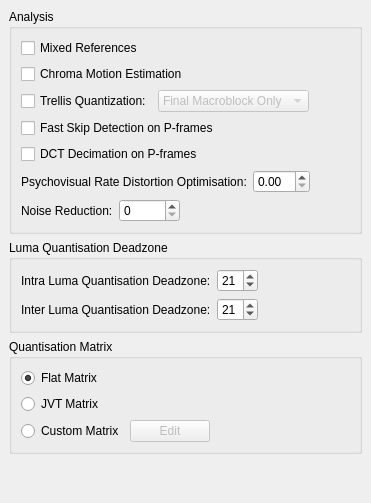
     <widget class="QWidget" name="tab_5" >
      <attribute name="title" >
       <string>Analysis</string>
      </attribute>
      <layout class="QVBoxLayout" >
       <property name="margin" >
        <number>9</number>
       </property>
       <property name="spacing" >
        <number>6</number>
       </property>
       <item>
        <widget class="QGroupBox" name="groupBox_12" >
         <property name="title" >
          <string>Analysis</string>
         </property>
         <layout class="QVBoxLayout" >
          <property name="margin" >
           <number>9</number>
          </property>
          <property name="spacing" >
           <number>6</number>
          </property>
          <item>
           <widget class="QCheckBox" name="mixedRefsCheckBox" >
            <property name="text" >
             <string>Mixed References</string>
            </property>
           </widget>
          </item>
          <item>
           <widget class="QCheckBox" name="chromaMotionEstCheckBox" >
            <property name="text" >
             <string>Chroma Motion Estimation</string>
            </property>
           </widget>
          </item>
          <item>
           <layout class="QHBoxLayout" >
            <property name="margin" >
             <number>0</number>
            </property>
            <property name="spacing" >
             <number>6</number>
            </property>
            <item>
             <widget class="QCheckBox" name="trellisCheckBox" >
              <property name="text" >
               <string>Trellis Quantization:</string>
              </property>
             </widget>
            </item>
            <item>
             <widget class="QComboBox" name="trellisComboBox" >
              <property name="enabled" >
               <bool>false</bool>
              </property>
              <item>
               <property name="text" >
                <string>Final Macroblock Only</string>
               </property>
              </item>
              <item>
               <property name="text" >
                <string>Always On</string>
               </property>
              </item>
             </widget>
            </item>
            <item>
             <spacer>
              <property name="orientation" >
               <enum>Qt::Horizontal</enum>
              </property>
              <property name="sizeHint" >
               <size>
                <width>40</width>
                <height>20</height>
               </size>
              </property>
             </spacer>
            </item>
           </layout>
          </item>
          <item>
           <widget class="QCheckBox" name="fastPSkipCheckBox" >
            <property name="text" >
             <string>Fast Skip Detection on P-frames</string>
            </property>
           </widget>
          </item>
          <item>
           <widget class="QCheckBox" name="dctDecimateCheckBox" >
            <property name="text" >
             <string>DCT Decimation on P-frames</string>
            </property>
           </widget>
          </item>
          <item>
           <layout class="QHBoxLayout" >
            <property name="margin" >
             <number>0</number>
            </property>
            <property name="spacing" >
             <number>6</number>
            </property>
            <item>
             <widget class="QLabel" name="lblPsychoRDO" >
              <property name="text" >
               <string>Psychovisual Rate Distortion Optimisation:</string>
              </property>
             </widget>
            </item>
            <item>
             <widget class="QDoubleSpinBox" name="psychoRdoSpinBox" >
              <property name="maximum" >
               <double>10.000000000000000</double>
              </property>
              <property name="singleStep" >
               <double>0.100000000000000</double>
              </property>
             </widget>
            </item>
            <item>
             <spacer>
              <property name="orientation" >
               <enum>Qt::Horizontal</enum>
              </property>
              <property name="sizeHint" >
               <size>
                <width>40</width>
                <height>20</height>
               </size>
              </property>
             </spacer>
            </item>
           </layout>
          </item>
          <item>
           <layout class="QHBoxLayout" >
            <property name="margin" >
             <number>0</number>
            </property>
            <property name="spacing" >
             <number>6</number>
            </property>
            <item>
             <widget class="QLabel" name="label_42" >
              <property name="text" >
               <string>Noise Reduction:</string>
              </property>
             </widget>
            </item>
            <item>
             <widget class="QSpinBox" name="noiseReductionSpinBox" >
              <property name="maximum" >
               <number>65536</number>
              </property>
             </widget>
            </item>
            <item>
             <spacer>
              <property name="orientation" >
               <enum>Qt::Horizontal</enum>
              </property>
              <property name="sizeHint" >
               <size>
                <width>40</width>
                <height>20</height>
               </size>
              </property>
             </spacer>
            </item>
           </layout>
          </item>
         </layout>
        </widget>
       </item>
       <item>
        <widget class="QGroupBox" name="groupBox_13" >
         <property name="title" >
          <string>Luma Quantisation Deadzone</string>
         </property>
         <layout class="QVBoxLayout" >
          <property name="margin" >
           <number>9</number>
          </property>
          <property name="spacing" >
           <number>6</number>
          </property>
          <item>
           <layout class="QGridLayout" >
            <property name="margin" >
             <number>0</number>
            </property>
            <property name="spacing" >
             <number>6</number>
            </property>
            <item row="0" column="0" >
             <widget class="QLabel" name="label_44" >
              <property name="text" >
               <string>Intra Luma Quantisation Deadzone:</string>
              </property>
             </widget>
            </item>
            <item row="1" column="0" >
             <widget class="QLabel" name="label_43" >
              <property name="text" >
               <string>Inter Luma Quantisation Deadzone:</string>
              </property>
             </widget>
            </item>
            <item row="0" column="1" >
             <layout class="QHBoxLayout" >
              <property name="margin" >
               <number>0</number>
              </property>
              <property name="spacing" >
               <number>6</number>
              </property>
              <item>
               <widget class="QSpinBox" name="intraLumaSpinBox" >
                <property name="maximum" >
                 <number>32</number>
                </property>
                <property name="value" >
                 <number>21</number>
                </property>
               </widget>
              </item>
              <item>
               <spacer>
                <property name="orientation" >
                 <enum>Qt::Horizontal</enum>
                </property>
                <property name="sizeHint" >
                 <size>
                  <width>40</width>
                  <height>20</height>
                 </size>
                </property>
               </spacer>
              </item>
             </layout>
            </item>
            <item row="1" column="1" >
             <layout class="QHBoxLayout" >
              <property name="margin" >
               <number>0</number>
              </property>
              <property name="spacing" >
               <number>6</number>
              </property>
              <item>
               <widget class="QSpinBox" name="interLumaSpinBox" >
                <property name="maximum" >
                 <number>32</number>
                </property>
                <property name="value" >
                 <number>21</number>
                </property>
               </widget>
              </item>
              <item>
               <spacer>
                <property name="orientation" >
                 <enum>Qt::Horizontal</enum>
                </property>
                <property name="sizeHint" >
                 <size>
                  <width>40</width>
                  <height>20</height>
                 </size>
                </property>
               </spacer>
              </item>
             </layout>
            </item>
           </layout>
          </item>
         </layout>
        </widget>
       </item>
       <item>
        <widget class="QGroupBox" name="groupBox_14" >
         <property name="title" >
          <string>Quantisation Matrix</string>
         </property>
         <layout class="QVBoxLayout" >
          <property name="margin" >
           <number>9</number>
          </property>
          <property name="spacing" >
           <number>6</number>
          </property>
          <item>
           <layout class="QVBoxLayout" >
            <property name="margin" >
             <number>0</number>
            </property>
            <property name="spacing" >
             <number>6</number>
            </property>
            <item>
             <widget class="QRadioButton" name="matrixFlatRadioButton" >
              <property name="text" >
               <string>Flat Matrix</string>
              </property>
              <property name="checked" >
               <bool>true</bool>
              </property>
             </widget>
            </item>
            <item>
             <widget class="QRadioButton" name="matrixJvtRadioButton" >
              <property name="text" >
               <string>JVT Matrix</string>
              </property>
             </widget>
            </item>
            <item>
             <layout class="QHBoxLayout" >
              <property name="margin" >
               <number>0</number>
              </property>
              <property name="spacing" >
               <number>6</number>
              </property>
              <item>
               <widget class="QRadioButton" name="matrixCustomRadioButton" >
                <property name="text" >
                 <string>Custom Matrix</string>
                </property>
               </widget>
              </item>
              <item>
               <widget class="QPushButton" name="matrixCustomEditButton" >
                <property name="enabled" >
                 <bool>false</bool>
                </property>
                <property name="text" >
                 <string>Edit</string>
                </property>
               </widget>
              </item>
              <item>
               <spacer>
                <property name="orientation" >
                 <enum>Qt::Horizontal</enum>
                </property>
                <property name="sizeHint" >
                 <size>
                  <width>40</width>
                  <height>20</height>
                 </size>
                </property>
               </spacer>
              </item>
             </layout>
            </item>
           </layout>
          </item>
         </layout>
        </widget>
       </item>
       <item>
        <spacer>
         <property name="orientation" >
          <enum>Qt::Vertical</enum>
         </property>
         <property name="sizeHint" >
          <size>
           <width>20</width>
           <height>40</height>
          </size>
         </property>
        </spacer>
       </item>
      </layout>
     </widget>
